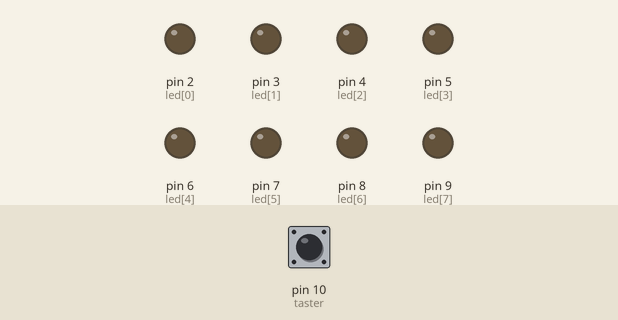
This sketch was run on a simulated Arduino Uno, built with avr-gcc and run on an emulated ATmega328P. On the bench: output pins drawn as LEDs (lit = HIGH). Dashed ring = blinking. The inputs (shaded band) are chosen by the test bench; at power-on: pin 10 (taster) HIGH.

Above: at 1.2 s.
1.3 s: pin 10 (taster) pulsed LOW 2 times (0.12 s each, 0.3 s apart)
At 2.13 s:
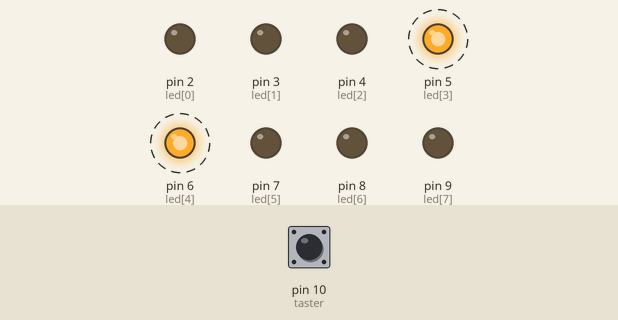
At 2.48 s:
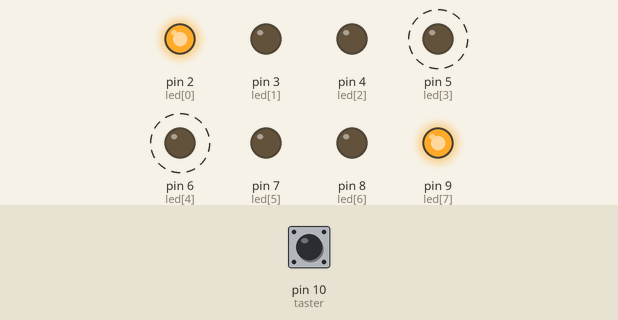
Timing chart, 0 to 10.3 s (numbered marks = the images above; inputs shaded):
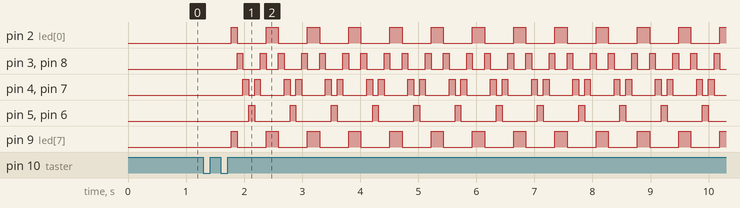

Measured:
- after the input at 1.3 s, pin 2 (led[0]): LOW → HIGH after 0.48 s, then repeats every 0.71 s: LOW 0.50 s, HIGH 0.21 s; pin 3 (led[1]): LOW → HIGH after 0.58 s, then repeats every 0.71 s: LOW 0.30 s, HIGH 0.10 s, LOW 0.21 s, HIGH 0.10 s

The sketch:

Lauflicht_Stoppen.ino
```cpp
/*
   Programm:          LED Laufleuchte mit 8 LED durch Taster Stoppen
   Letzte Änderung:   06.10.2020
   Programmierer:     LC
   Bibliotheken:      OneButton
   Hardware:      Arduino UNO / 8 LED's an Pin 2,3,4,5,6,7,8,9 / Taster an Pin 10
*/

unsigned long intervall = 500;
unsigned long startpunkt;
unsigned long ende;

#include <OneButton.h>

OneButton taster(10, false);
boolean merkerStartStop = false;

byte led[8] = {2, 3, 4, 5, 6, 7, 8, 9};

byte ledZustand[7][8] =
{
  {1, 0, 0, 0, 0, 0, 0, 1},
  {0, 1, 0, 0, 0, 0, 1, 0},
  {0, 0, 1, 0, 0, 1, 0, 0},
  {0, 0, 0, 1, 1, 0, 0, 0},
  {0, 0, 1, 0, 0, 1, 0, 0},
  {0, 1, 0, 0, 0, 0, 1, 0},
  {1, 0, 0, 0, 0, 0, 0, 1},
};

void setup()
{
  Serial.begin(9600);
  taster.attachClick(Funktion_StartStop);
  {
    for (byte i = 0; i < 8; i++)
    {
      pinMode (led[i], OUTPUT);
    }
  }
}

void loop()
{
  taster.tick();
  delay(10);
  {
    if (merkerStartStop == true)
    {
        for (byte i = 0; i < 7; i++)      //Zeilen
        {
          delay(100);
          for (byte j = 0; j < 8; j++)    //Spalten
          {
            digitalWrite(led[j], ledZustand[i][j]);
          }
          taster.tick();
        }
      }
      else
      {
        for (byte i = 0; i < 8; i++)
        {
          digitalWrite(led[i], LOW);
        }
      }
    }
  }
  void Funktion_StartStop ()
  {
    merkerStartStop = !merkerStartStop;
  }
```
